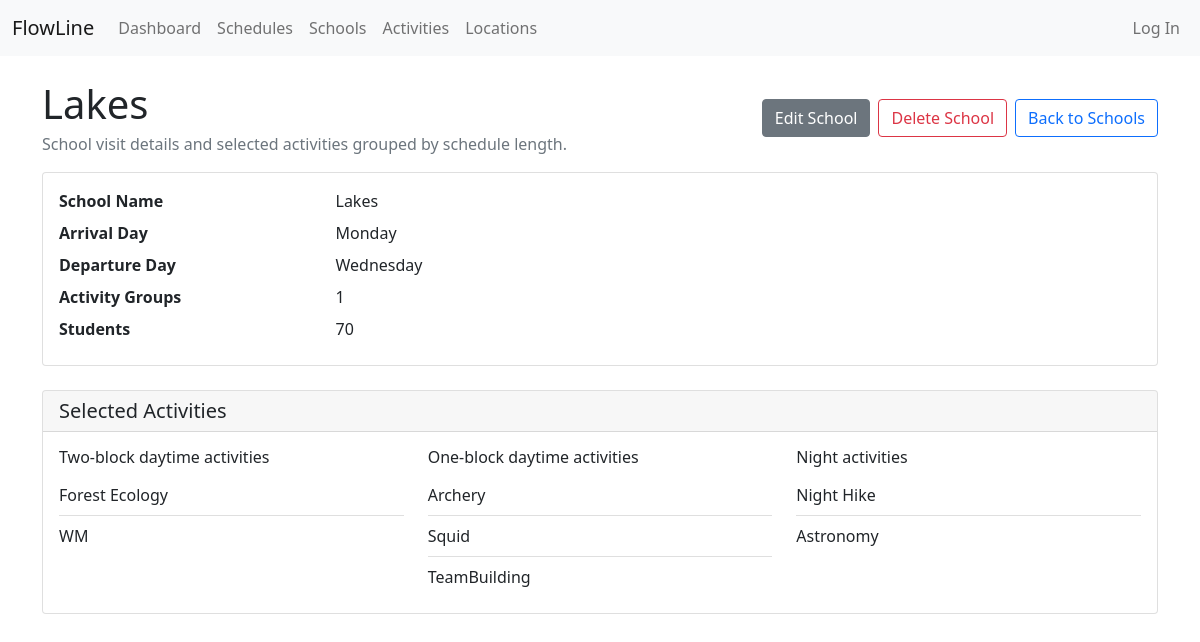
The app's page /school_detail/1/ with its own data.
### scheduler_app/models.py (models this page shows, shortened)
class Schools(models.Model):
    school_name = CharField(max_length=150, unique=True,)
    subject = ManyToManyField(Course)
    arrive = CharField(max_length=50, choices=wk_days)
    depart = CharField(max_length=50, choices=wk_days)
    total_students = IntegerField()
    ag_num = IntegerField(default=1)
    attending_year = DateField(auto_created=True) # this is to distinguish between the same school coming back yr after yr.Need to add blank=true and auto_now of year
    sorted_subject_lst = TextField(blank=True)
    schools_list = models.Manager()
    '''@property
    def ag_numbers(self):
        if self.total_students % 16 > 0:
            self.ag_num = (self.total_students//16) + 1
        else:
            self.ag_num = self.total_students//16
        return self.ag_num

        # Because it messes up how you access the number it is now going to be a manuel entry -- ideally it will later become an auto calculation that can be overriden
        '''

class Course(models.Model):
    course_name =  CharField(max_length=120,unique=True,)
    abriviation = CharField(max_length=5, unique=True, blank=True, null=True, default='5 character max')
    primary_locs =  ManyToManyField(Locations)
    course_len = SmallIntegerField(
        default=1,
        validators=[MaxValueValidator(2), MinValueValidator(0)]
    )

### scheduler_app/views.py (the view)
# urls.py: path("school_detail/<int:pk>/", SchoolDetail.as_view(), name="school-detail"),
class SchoolDetail(DetailView):
    model = Schools
    template_name = 'pay_end/school_detail.html'
    context_object_name = "school"

### scheduler_app/templates/pay_end/school_detail.html (shortened to what this page needs)
{% extends 'pay_end/base_pay.html' %}
{% block content %}
    <div class="d-flex flex-wrap justify-content-between align-items-center gap-2 mt-4 mb-3">
        <div>
            <h1 class="mb-1">{{ school.school_name }}</h1>
            <p class="text-muted mb-0">School visit details and selected activities grouped by schedule length.</p>
        </div>
        <div class="d-flex flex-wrap gap-2">
            <a href="{% url 'school-update' school.id %}" class="btn btn-secondary">Edit School</a>
            <a href="{% url 'school-delete' school.id %}" class="btn btn-outline-danger">Delete School</a>
            <a href="{% url 'school-list' %}" class="btn btn-outline-primary">Back to Schools</a>
        </div>
    </div>
    <div class="card mb-4">
        <div class="card-body">
            <dl class="row mb-0">
                <dt class="col-sm-3">School Name</dt>
                <dd class="col-sm-9">{{ school.school_name }}</dd>
                <dt class="col-sm-3">Arrival Day</dt>
                <dd class="col-sm-9">{{ school.get_arrive_display }}</dd>
                <dt class="col-sm-3">Departure Day</dt>
                <dd class="col-sm-9">{{ school.get_depart_display }}</dd>
                <dt class="col-sm-3">Activity Groups</dt>
                <dd class="col-sm-9">{{ school.ag_num }}</dd>
                <dt class="col-sm-3">Students</dt>
                <dd class="col-sm-9">{{ school.total_students }}</dd>
            </dl>
        </div>
    </div>
    <div class="card mb-4">
        <div class="card-header">
            <h2 class="h5 mb-0">Selected Activities</h2>
        </div>
        <div class="card-body">
            <div class="row g-4">
                <div class="col-md-4">
                    <h3 class="h6">Two-block daytime activities</h3>
                    <ul class="list-group list-group-flush">
                        {% for activity in school.subject.all %}
                            {% if activity.course_len == 2 %}
                                <li class="list-group-item px-0">{{ activity.course_name }}</li>
                            {% endif %}
                        {% endfor %}
                    </ul>
                </div>
                <div class="col-md-4">
                    <h3 class="h6">One-block daytime activities</h3>
                    <ul class="list-group list-group-flush">
                        {% for activity in school.subject.all %}
                            {% if activity.course_len == 1 %}
                                <li class="list-group-item px-0">{{ activity.course_name }}</li>
                            {% endif %}
                        {% endfor %}
                    </ul>
                </div>
                <div class="col-md-4">
                    <h3 class="h6">Night activities</h3>
                    <ul class="list-group list-group-flush">
                        {% for activity in school.subject.all %}
                            {% if activity.course_len == 0 %}
                                <li class="list-group-item px-0">{{ activity.course_name }}</li>
                            {% endif %}
                        {% endfor %}
                    </ul>
                </div>
            </div>
        </div>
    </div>
{% endblock %}

### records on screen
Schools: school_name "Lakes", arrive "Monday", depart "Wednesday", ag_num "1", total_students "70"
Course: course_name "Forest Ecology"
Course: course_name "WM"
Course: course_name "Archery"
Course: course_name "Squid"
Course: course_name "TeamBuilding"
Course: course_name "Night Hike"
Course: course_name "Astronomy"
